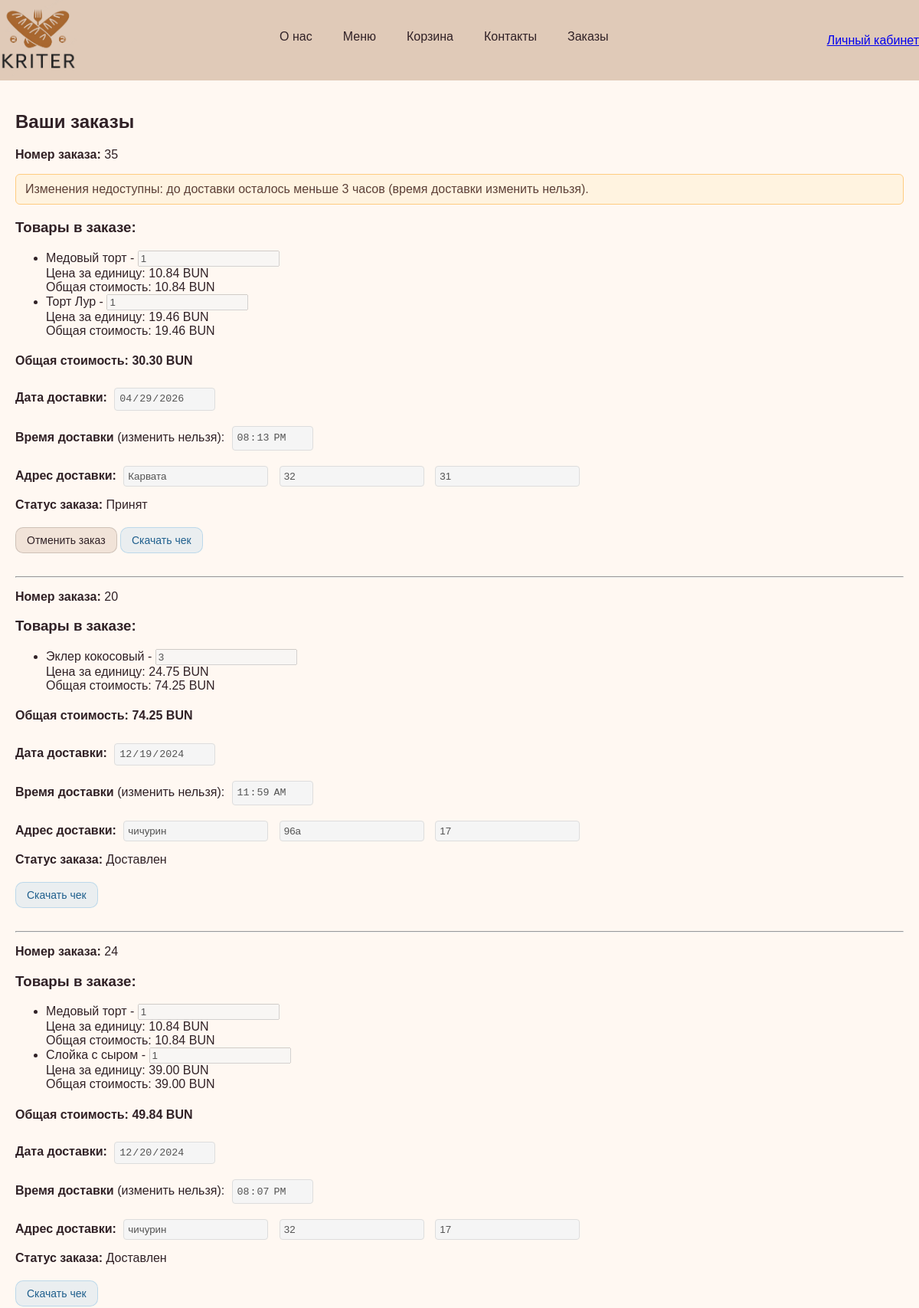
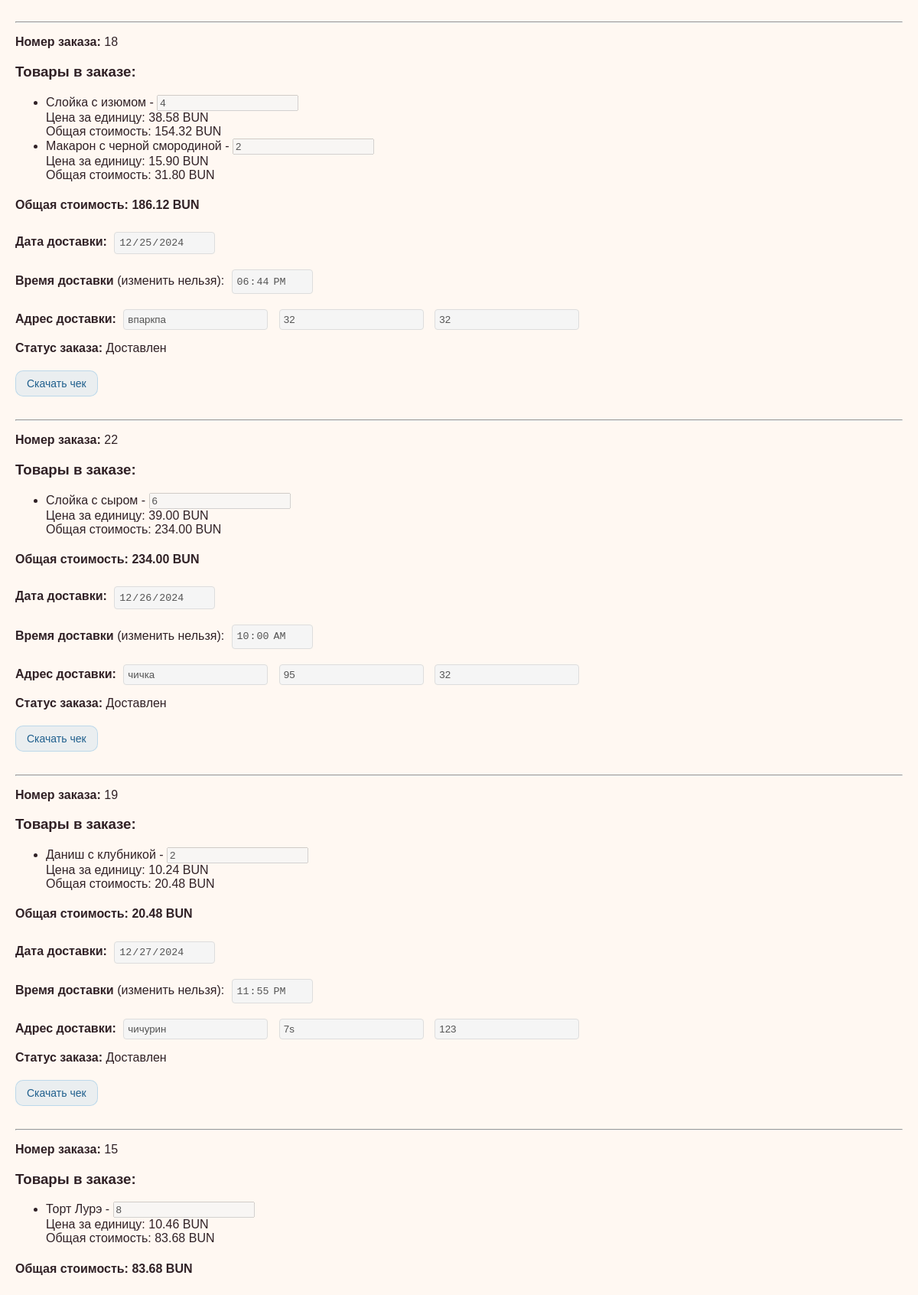
Screenshot of /order.php (signed in, upper part) with the database file from the repository (2 pictures, top to bottom).
### tables this page shows
CREATE TABLE `orders` (
  `number_order` int NOT NULL,
  `user_id` int NOT NULL,
  `user_name` varchar(255) NOT NULL,
  `addres_street` varchar(255) NOT NULL,
  `addres_house` varchar(50) NOT NULL,
  `addres_apt` varchar(50) DEFAULT NULL,
  `delivery_date` date NOT NULL,
  `delivery_time` time NOT NULL,
  `status` enum('Принят','Доставлен') NOT NULL,
  `total_price` decimal(10,2) DEFAULT '0.00'
);

CREATE TABLE `order_details` (
  `product_id` int NOT NULL,
  `number_order` int NOT NULL,
  `product_name` varchar(255) NOT NULL,
  `quantity` int NOT NULL,
  `price` decimal(10,2) NOT NULL,
  `total_price` decimal(10,2) DEFAULT '0.00'
);

### public/includes/order_modify_helpers.php (called while the page is built, shortened)
<?php
function order_delivery_datetime(array $orderRow): DateTimeImmutable {
    return new DateTimeImmutable($orderRow['delivery_date'] . ' ' . $orderRow['delivery_time']);
}
function order_can_modify_before_delivery(array $orderRow, ?DateTimeInterface $now = null): bool {
    $now = $now ?? new DateTimeImmutable('now');
    $delivery = order_delivery_datetime($orderRow);
    if ($delivery <= $now) {
        return false;
    }
    $secondsLeft = $delivery->getTimestamp() - $now->getTimestamp();
    return $secondsLeft > 3 * 3600;
}

### public/order.php (the view, shortened to what this page needs)
<?php
require_once __DIR__ . '/includes/order_modify_helpers.php';
$userId = $_SESSION['user_id'];
$pdo = getDbConnection();
$stmt = $pdo->prepare('
    SELECT number_order, delivery_date, delivery_time, addres_street, addres_house, addres_apt, status
    FROM orders
    WHERE user_id = ?
    ORDER BY
        CASE
            WHEN status = "Принят" THEN 1
            ELSE 2
        END,
        delivery_date ASC,
        delivery_time ASC
');
$stmt->execute([$userId]);
$orderInfo = $stmt->fetchAll(PDO::FETCH_ASSOC);
?>
<!DOCTYPE html>
<html lang="ru">
<head>
    <link rel="stylesheet" href="styles.css">
</head>
<body>
<?php require __DIR__ . '/includes/header_client.php'; ?>
    <main>
    <?php if (!empty($orderInfo)): ?>
        <h2>Ваши заказы</h2>
        <?php foreach ($orderInfo as $order): ?>
            <?php
                $canModify = ($order['status'] ?? '') === 'Принят' && order_can_modify_before_delivery($order);
            ?>
            <div class="order">
            <p><strong>Номер заказа:</strong> <?= htmlspecialchars($order['number_order']) ?></p>
                <?php if (!$canModify && ($order['status'] ?? '') === 'Принят'): ?>
                    <p class="order-locked-msg">Изменения недоступны: до доставки осталось меньше 3 часов (время доставки изменить нельзя).</p>
                <?php endif; ?>
                <h3>Товары в заказе:</h3>
                <?php
                if (isset($order['number_order'])) {
                    $stmt = $pdo->prepare('
                        SELECT od.product_id, od.product_name, od.quantity, od.price
                        FROM order_details od
                        WHERE od.number_order = ?
                    ');
                    $stmt->execute([$order['number_order']]);
                    $orderItems = $stmt->fetchAll(PDO::FETCH_ASSOC);
                    $totalPrice = 0;
                    if ($orderItems): ?>
                        <form method="POST" action="order.php" class="order-form" data-order="<?= htmlspecialchars($order['number_order']) ?>">
                        <ul>
                            <?php foreach ($orderItems as $item):
                                $itemTotal = $item['price'] * $item['quantity'];
                                $totalPrice += $itemTotal;
                            ?>
                                <li>
                                        <?= htmlspecialchars($item['product_name']) ?> -
                                        <input type="number" name="quantity[]" value="<?= $item['quantity'] ?>" min="1" disabled>
                                    <br>
                                        Цена за единицу: <?= number_format($item['price'], 2) ?> BUN
                                    <br>
                                    Общая стоимость: <?= number_format($itemTotal, 2) ?> BUN
                                </li>
                            <?php endforeach; ?>
                        </ul>
                        <h4>Общая стоимость: <?= number_format($totalPrice, 2) ?> BUN</h4>
                            <div class="order-details">
                                <p><strong>Дата доставки:</strong>
                                    <input type="date" name="delivery_date" value="<?= htmlspecialchars($order['delivery_date']) ?>" disabled>
                                </p>
                                <p><strong>Время доставки</strong> (изменить нельзя):
                                    <input type="time" name="delivery_time" value="<?= htmlspecialchars($order['delivery_time']) ?>" disabled title="Время доставки нельзя изменить">
                                </p>
                                <p><strong>Адрес доставки:</strong>
                                    <input type="text" name="street" value="<?= htmlspecialchars($order['addres_street']) ?>" disabled>
                                    <input type="text" name="house" value="<?= htmlspecialchars($order['addres_house']) ?>" disabled>
                                    <input type="text" name="apt" value="<?= htmlspecialchars($order['addres_apt']) ?>" disabled>
                                </p>
                                <p><strong>Статус заказа:</strong> <?= htmlspecialchars($order['status'] ?? 'Неизвестно') ?></p>
                            </div>
                            <?php if ($order['status'] !== 'Доставлен' && $canModify): ?>
                            <button type="submit" name="cancel_order" class="cancel-button" value="<?= htmlspecialchars($order['number_order']) ?>">Отменить заказ</button>
                            <?php elseif ($order['status'] !== 'Доставлен' && !$canModify): ?>
                            <button type="button" class="cancel-button" disabled title="Отмена недоступна менее чем за 3 часа до доставки">Отменить заказ</button>
                            <?php endif; ?>
                            <button type="button" class="get-button" onclick="window.location.href='order.php?get=<?= htmlspecialchars($order['number_order']) ?>'">Скачать чек</button>
                        </form>
                    <?php else: ?>
                        <p>Товары не найдены для этого заказа.</p>
                    <?php endif;
                } else {
                    echo "<p>Не удалось найти номер заказа.</p>";
                }
                ?>
                <hr>
            </div>
        <?php endforeach; ?>
    <?php else: ?>
        <p>У вас пока нет оформленных заказов.</p>
    <?php endif; ?>
    </main>
</body>
</html>

### public/styles.css (style rules this page uses)
:root { --color-primary: #e0cab8; --color-secondary: #fff8f2; --color-text: #302126; }
body { font-family: Arial, sans-serif; margin: 0; padding: 0; background-color: var(--color-secondary); color: var(--color-text); }
main { padding: 20px; }
:root { --btn-bg: rgba(224, 202, 184, 0.45); --btn-bg-hover: rgba(224, 202, 184, 0.70); --btn-border: rgba(48, 33, 38, 0.18); }
button { background-color: var(--btn-bg) !important; color: var(--color-text) !important; border: 1px solid var(--btn-border) !important; border-radius: 10px !important; padding: 8px 14px !important; box-shadow: none !important; }
.edit-button, .save-button, .delete-button, .get-button, .cancel-button, .update-button, .remove-button { color: var(--color-text) !important; background-color: var(--btn-bg) !important; border: 1px solid var(--btn-border) !important; }
.get-button, .add-product-button { background-color: rgba(52, 152, 219, 0.10) !important; color: #1f5f8d !important; border-color: rgba(52, 152, 219, 0.25) !important; }

### public/order.php (style rules this page uses)
.order-form { margin-bottom: 20px; }
.order-details input { margin: 5px; padding: 5px; border: 1px solid #ddd; border-radius: 4px; }
.order-details input:disabled { background-color: #f5f5f5; border: 1px solid #ddd; }
.order-details p { margin: 10px 0; }
.cancel-button { background-color: #dc3545; color: white; padding: 8px 16px; margin: 10px 0; border: none; border-radius: 4px; cursor: pointer; font-size: 14px; }
.get-button { background-color: #2196F3; color: white; padding: 8px 16px; margin: 10px 0; border: none; border-radius: 4px; cursor: pointer; font-size: 14px; }
.order-locked-msg { background: #fff3e0; border: 1px solid #ffcc80; padding: 10px 12px; border-radius: 6px; color: #5d4037; }

### rows the page displays
orders: number_order "35", shows "Изменения недоступны: до доставки осталось меньше 3 часов (время доставки изменить нельзя).", totalPrice "30.30", delivery_date "04/29/2026", delivery_time "20:13:00", street "Карвата", house "32", apt "31", status "Принят", shows "Отменить заказ"
order_details: product_name "Медовый торт", quantity "1", price "10.84"
order_details: product_name "Торт Лур", quantity "1", price "19.46"
orders: number_order "20", totalPrice "74.25", delivery_date "12/19/2024", delivery_time "11:59:00", street "чичурин", house "96a", apt "17", status "Доставлен"
order_details: product_name "Эклер кокосовый", quantity "3", price "24.75", itemTotal "74.25"
orders: number_order "24", totalPrice "49.84", delivery_date "12/20/2024", delivery_time "20:07:00", street "чичурин", house "32", apt "17", status "Доставлен"
order_details: product_name "Слойка с сыром", quantity "1", price "39.00"
orders: number_order "18", totalPrice "186.12", delivery_date "12/25/2024", delivery_time "18:44:00", street "впаркпа", house "32", apt "32", status "Доставлен"
order_details: product_name "Слойка с изюмом", quantity "4", price "38.58", itemTotal "154.32"
order_details: product_name "Макарон с черной смородиной", quantity "2", price "15.90", itemTotal "31.80"
orders: number_order "22", totalPrice "234.00", delivery_date "12/26/2024", delivery_time "10:00:00", street "чичка", house "95", apt "32", status "Доставлен"
order_details: product_name "Слойка с сыром", quantity "6", price "39.00", itemTotal "234.00"
orders: number_order "19", totalPrice "20.48", delivery_date "12/27/2024", delivery_time "23:55:00", street "чичурин", house "7s", apt "123", status "Доставлен"
order_details: product_name "Даниш с клубникой", quantity "2", price "10.24", itemTotal "20.48"
orders: number_order "15", totalPrice "83.68"
order_details: product_name "Торт Лурэ", quantity "8", price "10.46", itemTotal "83.68"
